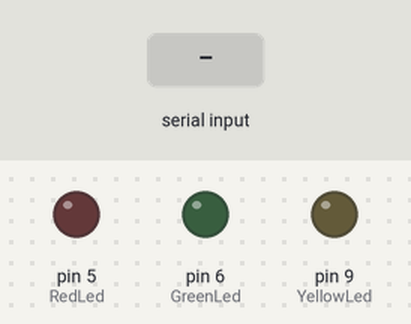
This sketch was run on a simulated Arduino Uno, built with avr-gcc and run on an emulated ATmega328P. Parts: output pins drawn as LEDs (lit = HIGH). The test bench sets the inputs (shaded band).

Above: at 1.2 s.
1.3 s: "r90\n" received over Serial
At 1.8 s:
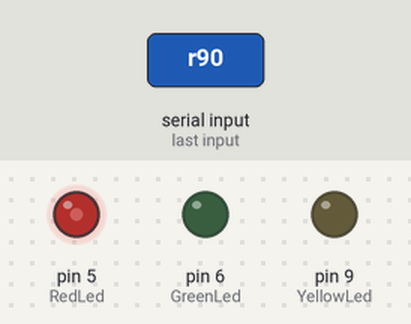
2.9 s: "r,45\n" received over Serial
At 4.1 s:
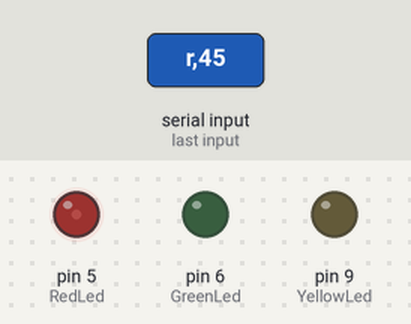
4.4 s: "g90\n" received over Serial
At 5.6 s:
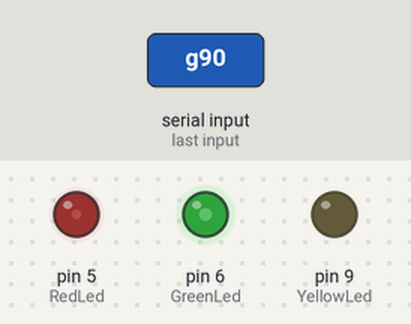
5.9 s: "g,45\n" received over Serial
At 7.0 s:
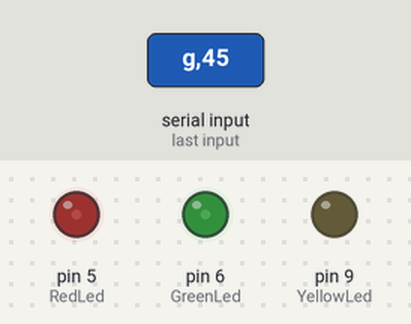
7.4 s: "y90\n" received over Serial
At 8.4 s:
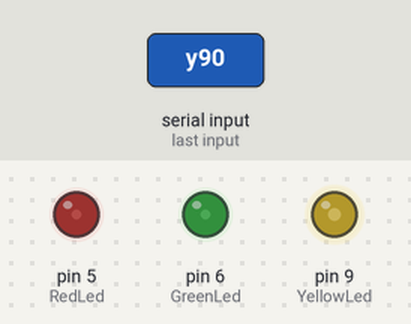
8.9 s: "y,45\n" received over Serial
At 9.7 s:
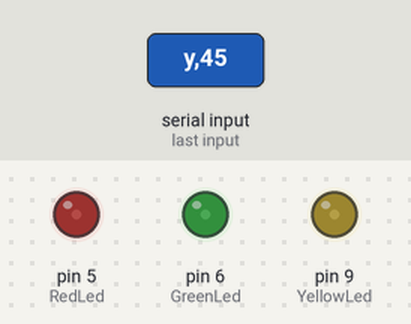
Timing chart, 0 to 11.4 s (numbered marks = the images above; inputs shaded):
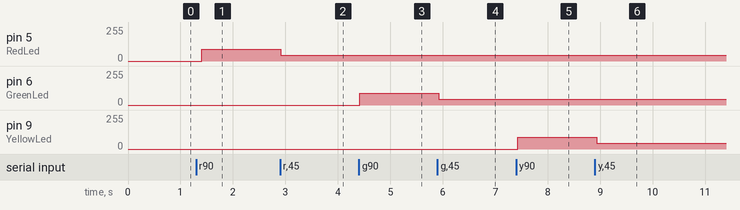

The sketch:

F_pwm_led_color.ino
```cpp
char color; // It is important that it be of type char and not byte
byte brightness;
byte RedLed=5;
byte GreenLed=6;
byte YellowLed=9;
void setup() {
  Serial.begin(9600);
  pinMode(RedLed,OUTPUT);
  pinMode(GreenLed,OUTPUT);
  pinMode(YellowLed,OUTPUT);
  analogWrite(RedLed,0); //brightness 0, off
  analogWrite(GreenLed,0);
  analogWrite(YellowLed,0);

}

void loop() {
// Reading of the first character received by the serial channel
if(Serial.available()>0){
  color=Serial.read();
  if(color=='r'||color=='g'||color=='y'){
delay(5);
// Extraction of the number that follows the first letter
  brightness=byte(Serial.parseInt());
  if(color=='r'){
    analogWrite(RedLed,brightness);
  } else if(color=='g'){
    analogWrite(GreenLed,brightness);
  } else if(color=='y'){
    analogWrite(YellowLed,brightness);
  }
}
}
delay(100); // Wait to receive the serial data correctly
}
```

Measured:
- after the input at 1.3 s, pin 5 (RedLed): 0/255 → 90/255 after 0.11 s
- after the input at 2.9 s, pin 5 (RedLed): 90/255 → 45/255 at once
- after the input at 4.4 s, pin 6 (GreenLed): 0/255 → 90/255 at once
- after the input at 5.9 s, pin 6 (GreenLed): 90/255 → 45/255 at once
- after the input at 7.4 s, pin 9 (YellowLed): 0/255 → 90/255 at once
- after the input at 8.9 s, pin 9 (YellowLed): 90/255 → 45/255 at once
